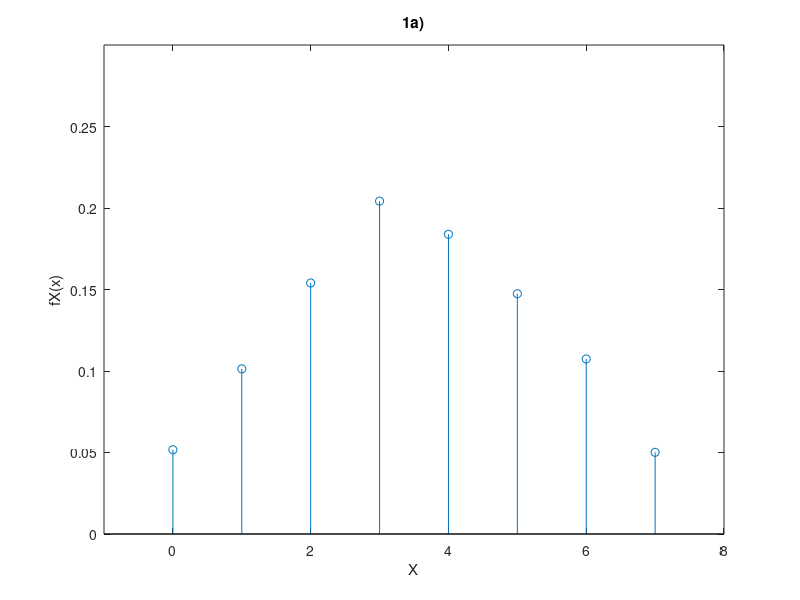

Source code (MATLAB): (Note: this script raises an error after producing the figure.)
clc
clear all;

% EXERCÍCIO 1
% Considere um processo aleatório que gera dois números: o primeiro número
% de 1 a 4 (com todos os valores igualmente prováveis) e o segundo número
% de 4 a 8 (com todos os valores também igualmente prováveis).
% Seja X a variável aleatória que representa o segundo número menos o
% primeiro número.
% (a) (3.0 valores) Estime por simulação (usando 10000 simulações) a função
%     massa de probabilidade da variável aleatória X e apresente-a num
%     gráfico do tipo stem.
% (b) (2.0 valores) Com base na função massa de probabilidade estimada,
%     estime o valor esperado, a variância e o desvio padrão da variável
%     aleatória X.
% (c) (2.0 valores) Determine o valor teórico da probabilidade de X ser
%     maior que 3, sabendo que o primeiro número é 2.

fprintf("Exercicio 1:\n");
% 1a)
N = 10000;
X1 = randi([1 4], 1, N);  % Geração das N experiencias para X1
X2 = randi([4 8], 1, N);  % Geração das N experiencias para X2
X = X2 - X1;
ocorrencias = zeros(1, length(unique(X)));  % Vetor que conta o numero de cada resultado (neste caso de 0 a 7)

for i = 1:N
    ocorrencias(X(i) + 1) = ocorrencias(X(i) + 1) + 1;  % contador++ sendo que a posiçao 1 representa X=0 e assim adiante
end
fX = ocorrencias/N;  % Variavel que detem as probabilidades de cada evento (valor de X) acontecer nesta experiencia

X = unique(X);  % Usado para os valores do grafico
stem(X, fX),xlabel('X'),ylabel('fX(x)');  % Fazer um grafico do tipo massa de probabilidade da variavel X
title("1a)");
axis([-1 8 0 0.3]);  % Acertar os eixos do grafico para melhor ver o resultado
fprintf("1a) Gráfico que apresenta a massa de probabilidade da variável X tem o nome de Figure 1.\n");

% 1b)
media = sum(fX.*X);  % Calculo da media
variancia = sum(fX.*(X.^2)) - media^2;  % Calculo da variancia com o valor da média obtido anteriormente
desvioPadrao = sqrt(variancia);  % Calculo do Desvio Padrao
fprintf("1b) Media -  %f, Variância - %f, Desvio padrão - %f.\n", media, variancia, desvioPadrao);

% 1c)
% X1 = 2
% X2 = {4, 5, 6, 7, 8}
% X = {2, 3, 4, 5, 6} há 5 casos possiveis quando X = X2 - 2
% X>3 = {4, 5, 6} são 3 casos favoráveis.
% Pela Lei de Laplace
% P(X > 3 | X1 = 2) =  Casos favoráveis / Casos possíveis = 3/5
fprintf("1c) O valor teórico da probabilidade de X ser maior que 3, sabendo que o primeiro número é 2: 3/5.\n\n");

% EXERCÍCIO 2
% Considere um sistema com 4 estados (1, 2, 3 e 4) modelado por uma cadeia
% de Markov com a matriz de transição de estados T seguinte.

T= [0.2 0.4 0.1 0
    0.4 0.3 0.1 0.1
    0.3 0.3 0.8 0.1
    0.1 0   0   0.8];

% (a) (3.0 valores) Qual a probabilidade de o sistema, começando no
%     estado 2, estar no estado 4 após 5 transições?
% (b) (2.0 valores) Qual a probabilidade de o sistema, começando no
%     estado 2, manter-se no estado 2 nas 5 primeiras transições?
fprintf("Exercicio 2:\n");
% 2a)
T5 = T^5;
fprintf('2a) A probabilidade de estar no estado 4 passado 5 transições é de %f.\n', T5(4,2));

% 2b)
fprintf('2b) A probabilidade de estar no estado 2 passado 5 transições é de %f.\n\n', T5(2,2));

% EXERCÍCIO 3
% Considere um conjunto de 4 páginas web (A, B, C e D) com os hyperlinks
% seguintes entre eles:
% A -> B , A -> C , B -> C , C -> D
%
% (3.0 valores) Determine o pagerank de cada página web ao fim de 10
% iterações assumindo beta = 0.8 e resolvendo primeiro problemas que
% possam existir de 'spider traps' e/ou 'dead-ends'.
fprintf("Exercicio 3:\n");
    %a   b  c  d
H = [0   0  0  0   % a
     1/2 0  0  0   % b
     1/2 1  0  0   % c
     0   0  1  0]; % d
% H é meramente uma matriz de auxilio que representa o que foi dadao no
% enunciado

          %a   b  c  d
HSolved = [0   0  0  1/4   % a
           1/2 0  0  1/4   % b
           1/2 1  0  1/4   % c
           0   0  1  1/4]; % d
% HSolved representa a matriz com o dead-end resolvido e com os estados
% absorvidos juntos 

beta = 0.8;
N = length(HSolved);
sobreN = ones(N)/N;  % Fazer a matriz NxN de 1/N

ranks = ones(N, 1)*1/N;  % Rank inicial de cada página é 1/N porque tem 
% probabilidades iguais de começar em qualquer pagina

A = beta*HSolved + (1 - beta)*(sobreN);  % Obter matriz A com beta = 0.8
ranks = A^10*ranks;

fprintf("Os ranks das páginas são: A - %f, B - %f, C - %f, D - %f.\n\n", ranks(1), ranks(2), ranks(3), ranks(4));

% EXERCÍCIO 4
% Considere as 2 funções no fim deste script que implementam duas das
% funcionalidades necessárias à implementação de um filtro de Bloom.
% Considere também os dois conjuntos de chaves seguintes:

CH1= {'Amelia','Emma','Damian','Joe','Madison','Megan','Susan','Thomas'};
CH2= {'George','Jack','Oscar','Sarah'};

% (a) (3.0 valores) Desenvolva a função que falta para, com as funções
%     fornecidas, ter todas as funcionalidades necessárias à implementação
%     de um filtro de Bloom.
% (b) (2.0 valores) Desenvolva um script que (i) crie um filtro de Bloom
%     de comprimento 100 baseado em 6 funções de dispersão com as
%     chaves de CH1, (ii) teste a pertença das chaves de CH1 no filtro de
%     Bloom criado e (iii) verifique se as chaves de CH2 pertencem ao
%     filtro de Bloom.
fprintf("Exercicio 4:\n");

n = 100; % Tamanho do BF
k = 6;  % Numero de funcoes de dispersao

fprintf("4a) Função com o nome 'IsMember' e comentado no código.\n")
% 4b)i) 
BF = Init(n); % Iniciar o Bloom Filter
fprintf("4b)i) Bloom Filter foi inciado com o tamanho: %d.\n", n);

% Adicionar todos os elementos do cell array CH1 ao BF
for i = 1:length(CH1)
    BF = AddElement(BF, CH1{i},k);  % Dar update ao BF com o novo elemento
    fprintf("%s foi adicionado ao BF.\n", CH1{i});
end

% 4b)ii)
fprintf("\n4b)ii)\nTestagem da pertença das chaves CH1\n");
% Verificar se todos os elementos de CH1 pertencem ao BF (se não pertencer
% há falso negativo)
for i = 1:length(CH1)
    return_value = IsMember(BF, CH1{i}, k);
    if (return_value)
        return_value = "Sim.";
    else
        return_value = "Não.";
    end
    fprintf("%s é elemento do BF? %s \n", CH1{i}, return_value);
end

% 4b)iii)
fprintf("\n4b)iii)\nTestagem da pertença das chaves CH2\n");
% Verificar se todos os elementos de CH2 pertencem ao BF (se pertencerem há
% falsos positivos)
for i = 1:length(CH2)
    return_value = IsMember(BF, CH2{i}, k);
    if (return_value)
        return_value = "Sim.";
    else
        return_value = "Não.";
    end
    fprintf("%s é elemento do BF? %s \n", CH2{i}, return_value);
end

% 4a)
function value = IsMember(BF,chave,k)
    value = true;  % Inicializar o output a true (pertence)
    % Fazer a hash e calculo das posicoes tal e qual como se fosse para
    % adicionar o valor
    h= 127;
    chave= double(chave);
    nBF= length(BF);
    for i= 1:length(chave)
        h= mod(31*h+chave(i),2^32-1);
    end
    for i= k:-1:1
        h= mod(31*h+i,2^32-1);
        if (BF(mod(h,nBF)+1) == 0)  % Se uma das posicoes tiver o valor 0 entao este elemento nao pertence ao BF
            value = false;  % Output a false (não pertence)
            break;
        end
    end
end

% Funcoes dadas pelos professores
function BF= Init(n)
    BF= zeros(n,1);
end

function BF= AddElement(BF,chave,k)
    h= 127;
    chave= double(chave);
    nBF= length(BF);
    for i= 1:length(chave)
        h= mod(31*h+chave(i),2^32-1);
    end
    for i= k:-1:1
        h= mod(31*h+i,2^32-1);
        BF(mod(h,nBF)+1)= 1;
    end
end